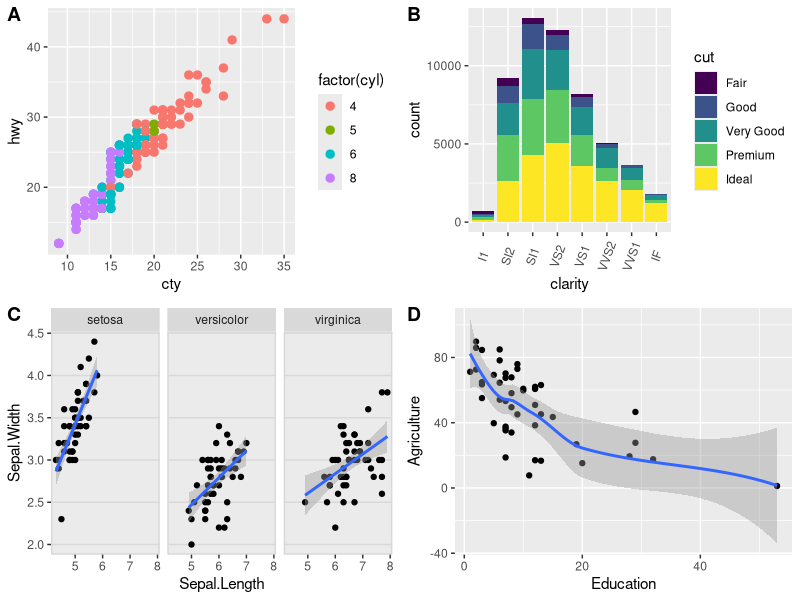
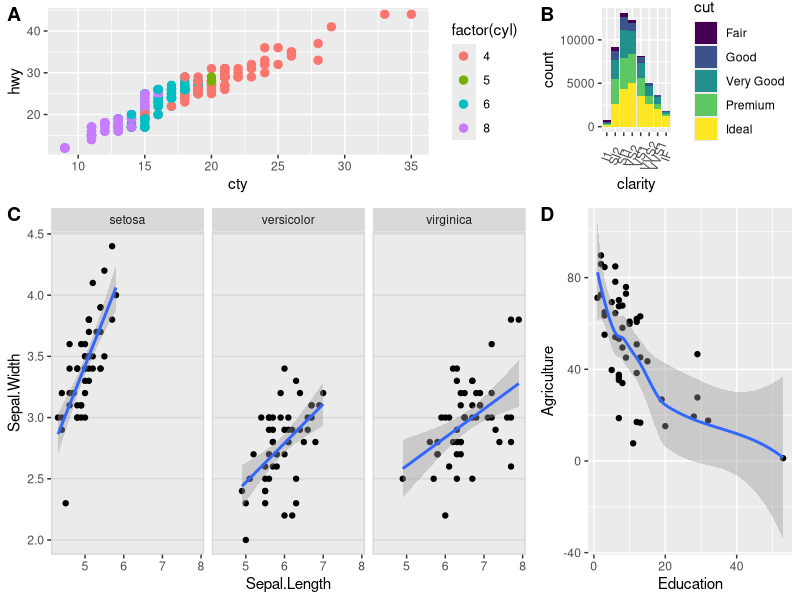
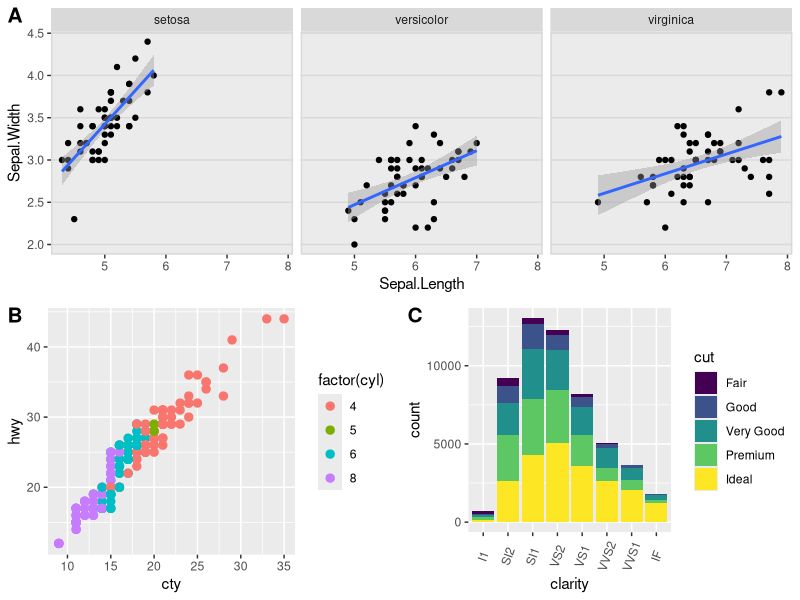
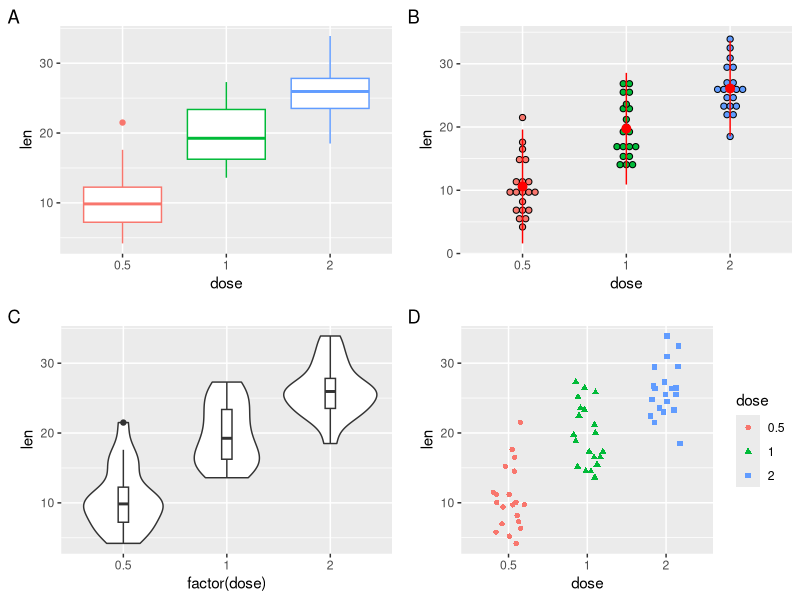
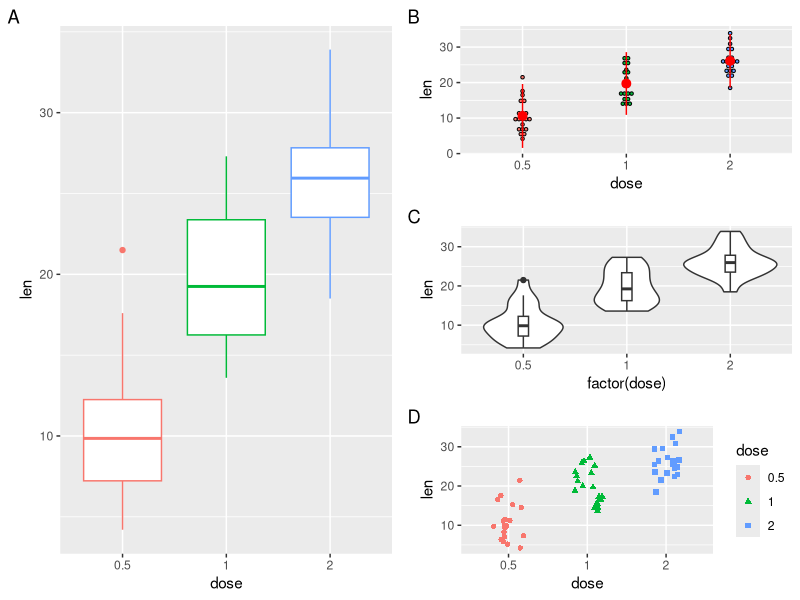
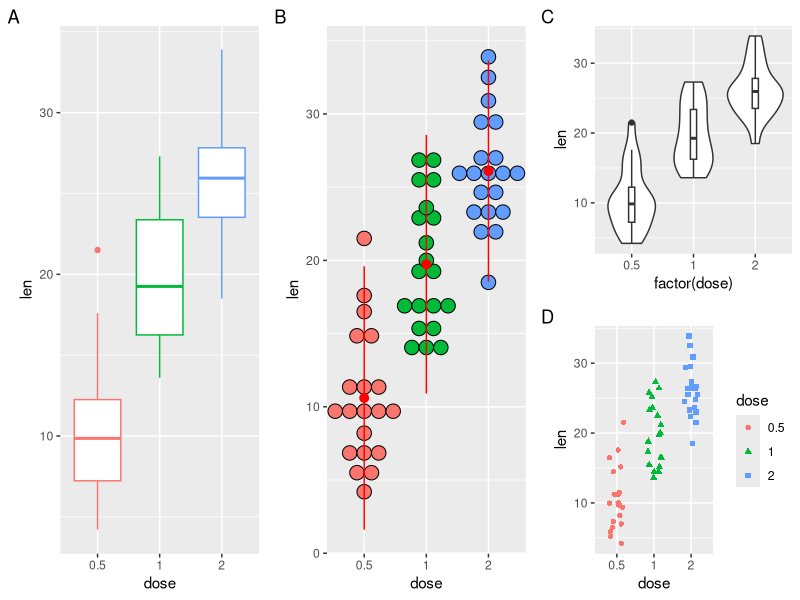
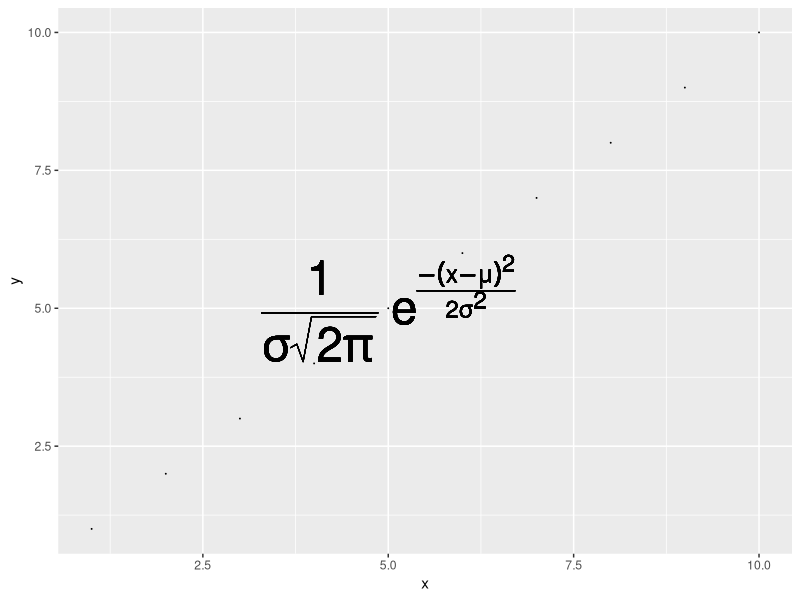
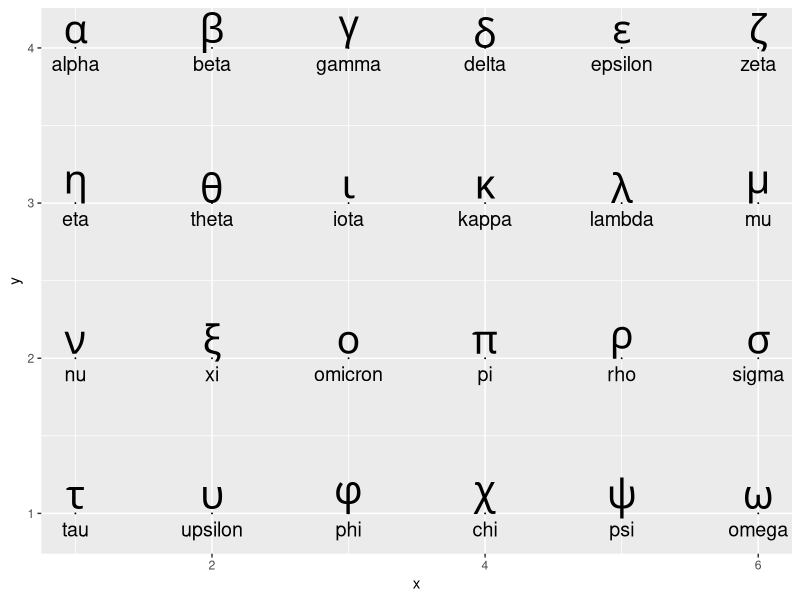

Write the R code that produced these figures, in order.
## ---- chunk 1
if (!require("gridExtra")){ 
  install.packages("gridExtra");
} 

if (!require("cowplot")){ 
  install.packages("cowplot");
} 

library( cowplot );
library( gridExtra );
## ---- chunk 2
library(tidyverse);
plot.hwy <- ggplot(mpg, aes(x = cty, y = hwy, colour = factor(cyl)))+ 
  geom_point(size=2.5)
# Bar plot
plot.dose <- ggplot(diamonds, aes(clarity, fill = cut)) +
  geom_bar() +
  theme(axis.text.x = element_text(angle=70, vjust=0.5))
plot.iris <- ggplot(iris, aes(Sepal.Length, Sepal.Width)) + 
  geom_point() + facet_grid(. ~ Species) + stat_smooth(method = "lm") +
  background_grid(major = 'y', minor = "none") + # add thin horizontal lines 
  panel_border();
plot.swiss <- swiss %>% ggplot(aes(Education, Agriculture)) +
  geom_point() + geom_smooth();
## ---- chunk 3
cowplot::plot_grid(plot.hwy, plot.dose, plot.iris, plot.swiss,
                   labels=c("A", "B", "C", "D"), ncol = 2, nrow = 2)
## ---- chunk 4
cowplot::plot_grid(plot.hwy, plot.dose, plot.iris, plot.swiss,
                   labels=c("A", "B", "C", "D"), ncol = 2, nrow = 2,
                   rel_widths = c(2,1), rel_heights = c(1, 2));
## ---- chunk 5
plot <- 
  ggdraw() +
  draw_plot(plot.iris, x=0, y=.5, width=1, height=.5) +
  draw_plot(plot.hwy, 0, 0, .5, .5) +
  draw_plot(plot.dose, .5, 0, .5, .5) +
  draw_plot_label(c("A", "B", "C"), c(0, 0, 0.5), c(1, 0.5, 0.5), size = 15);
## ---- chunk 6
plot
## ---- chunk 7
library(ggplot2); library("gridExtra");
df <- ToothGrowth
df$dose <- as.factor(df$dose)

bp <- ggplot(df, aes(x=dose, y=len, color=dose)) +
  geom_boxplot() + 
  theme(legend.position = "none") + labs( tag = "A");
dp <- ggplot(df, aes(x=dose, y=len, fill=dose)) +
  geom_dotplot(binaxis='y', stackdir='center')+
  stat_summary(fun.data=mean_sdl, mult=1, 
                 geom="pointrange", color="red")+
   theme(legend.position = "none") + labs( tag = "B")
vp <- ggplot(df, aes(x=factor(dose), y=len)) +
  geom_violin()+
  geom_boxplot(width=0.1) + labs( tag = "C")
sc <- ggplot(df, aes(x=dose, y=len, color=dose, shape=dose)) +
  geom_jitter(position=position_jitter(0.2))+
  theme(legend.position = "none") +
  theme_gray() + labs( tag = "D")
## ---- chunk 8
grid.arrange(bp, dp, vp, sc, ncol=2, nrow =2);
## ---- chunk 9
grid.arrange(bp, dp, vp, sc, ncol = 2, 
             layout_matrix = cbind(c(1,1,1), c(2,3,4)));
## ---- chunk 10
cbind(c(1,1,1), c(2,3,4));
## ---- chunk 11
( laymat = cbind(c(1,1), c(2,2), c(3,4)) );
## ---- chunk 12
grid.arrange(bp, dp, vp, sc, ncol = 3, layout_matrix = laymat);
## ---- chunk 13
eq <- expression(paste(frac(1, sigma*sqrt(2*pi)), " ",
                       plain(e)^{frac(-(x-mu)^2, 2*sigma^2)}));

ggplot( data.frame(x=1:10, y=1:10), aes( x,y ) ) + 
    geom_point( size = 0 ) +
    geom_text(data = NULL, x = 5, y = 5, size = 12,
              label = as.character(eq), parse = TRUE );
## ---- chunk 14
library(ggplot2);
greeks <- c("Alpha", "Beta", "Gamma", "Delta", "Epsilon", "Zeta",
            "Eta", "Theta", "Iota", "Kappa", "Lambda", "Mu",
            "Nu", "Xi", "Omicron", "Pi", "Rho", "Sigma",
            "Tau", "Upsilon", "Phi", "Chi", "Psi", "Omega");

dat <- data.frame( x = rep( 1:6, 4 ), y = rep( 4:1, each = 6), greek = greeks );

plot2 <- 
  ggplot( dat, aes(x=x,y=y) ) + geom_point(size = 0) +
    # 画希腊字符，注意下面两行代码的区别
    geom_text( aes( x, y + 0.1, label = tolower( greek ) ), size = 10, parse = T ) +
    geom_text( aes( x, y - 0.1, label = tolower( greek ) ), size = 5  );
## ---- chunk 15
plot2;
## ---- chunk 16
td <- expand.grid(
    hjust=c(0, 0.5, 1),
    vjust=c(0, 0.5, 1),
    angle=c(0, 45, 90),
    text="text"
)

ggplot(td, aes(x=hjust, y=vjust)) + 
    geom_point() +
    geom_text(aes(label=text, angle=angle, hjust=hjust, vjust=vjust)) + 
    facet_grid(~angle) +
    scale_x_continuous(breaks=c(0, 0.5, 1), expand=c(0, 0.2)) +
    scale_y_continuous(breaks=c(0, 0.5, 1), expand=c(0, 0.2))
## ---- chunk 17
x <- 1.24;
y <- 0.6;

ex <- bquote(.(parse(text=paste( "observed (", "italic(R)^2==", 
                               x,  "^bold(", x, "), n == ", y, ")", 
                               sep = "  " ))) );

ggplot( data.frame(x=1:10, y=1:10), aes( x,y ) ) + geom_point( size = 0 ) +
    geom_text(data = NULL, x = 5, y = 5, size = 8,
              label = as.character(ex), parse = TRUE );
## ---- chunk 18
x_mean <- 1.5;
x_sd <- 1.2;

# 表达式
ex <- substitute(
    paste(X[i], " ~ N(", mu, "=", m, ", ", sigma^2, "=", s2, ")"),
    list(m = x_mean, s2 = x_sd^2)
);

# histogram
ggplot( data.frame( x = rnorm(100, x_mean, x_sd) ), aes( x ) ) +
    geom_histogram( binwidth=0.5 ) +
    ggtitle(ex); ## 为什么不需要 parse = TURE ???? 
## ---- chunk 19
## 作图
ggplot( swiss, aes( x = Education, y = Fertility ) ) +
  geom_point( shape = 20 );

## 分析
with( swiss, cor.test( Education, Fertility  )$estimate );
## ---- chunk 20
m = lm(Fertility ~ Education, swiss);
c = cor.test( swiss$Fertility, swiss$Education );
eq <- substitute( atop( paste( italic(y), " = ",  a + b %.% italic(x), sep = ""),
                        paste( italic(r)^2, " = ", r2, ", ", italic(p)==pvalue, sep = "" ) ),
                      list(a = as.vector( format(coef(m)[1], digits = 2) ),
                           b =  as.vector(  format(coef(m)[2], digits = 2) ),
                           r2 =  as.vector( format(summary(m)$r.squared, digits = 2) ),
                           pvalue =  as.vector( format( c$p.value , digits = 2) ) )
    ); 

eq <- as.character(as.expression(eq));

ggplot(swiss, aes( x = Education,  y = Fertility ) ) +
        geom_point( shape = 20 ) +
        geom_smooth( se = T ) +
        geom_text( data = NULL,
                   aes( x = 30, y = 80, label= eq, hjust = 0, vjust = 1),
                   size = 4, parse = TRUE, inherit.aes=FALSE);
## ---- chunk 21
grades2 <- read_delim( file = "data/talk05/grades2.txt", delim = "\t",
                       quote = "", col_names = T);
knitr::kable( grades2 );
## ---- chunk 22
ggplot( grades2 %>% filter( grade >= 60 ), aes( name ) ) +
  geom_bar();
## ---- chunk 23
## 先做统计
cnt <- grades2 %>% group_by( name ) %>% summarise( cnt = sum( grade >= 60 )  );
ggplot( cnt, aes( x = name, y = cnt ) ) + geom_bar( stat = "identity" );
## ---- chunk 24
ggplot(ToothGrowth, aes(x=factor( dose ), y=len, fill=supp)) +
  geom_boxplot() + scale_fill_brewer( palette = "Paired" ) + theme_classic();
## ---- chunk 25
ggplot(ToothGrowth, aes(x=factor( dose ), y=len, fill=supp)) +
  geom_boxplot() + scale_fill_brewer( palette = "Paired" ) + 
  labs( fill = "Supplement", x = "Dose (mg)" ) + 
  theme( legend.position = "top" )
## ---- chunk 26
grid.arrange(sc + labs(tag = "A"), 
             sc + labs( colour = "Dose (mg)" , tag = "B"),
             sc + labs( shape = "Dose (mg)" , tag = "C"),
             sc + labs( colour = "Dose (mg)", shape = "Dose (mg)", tag = "D"  ),
             ncol=4, nrow =1);
## ---- chunk 27
speabu <-read_tsv( file = "data/talk09/mock_species_abundance.txt"  );
head( speabu );
## ---- chunk 28
ggplot( speabu, aes( x = id, y = abundance, fill = genus ) ) + 
  geom_bar( stat = "identity", position = "stack", color = "black", width = 0.2 );
## ---- chunk 29
speabu$genus <- factor( speabu$genus, levels = rev( c( "Enterobacteriaceae", "Lachnospiraceae", "Bacteroidaceae", "Lactobacillaceae", 
       "Clostridiaceae", "Ruminococcaceae", "Prevotellaceae", "Erysipelotrichaceae", "Streptococcaceae", "Enterococcaceae", "Other" ) ) );
ggplot( speabu, aes( x = id, y = abundance, fill = genus ) ) + 
  geom_bar( stat = "identity", position = "stack", color = "black", width = 0.8 );
## ---- chunk 30
speabu$genus <- reorder( speabu$genus, speabu$abundance, median );
ggplot( speabu, aes( x = id, y = abundance, fill = genus ) ) + 
  geom_bar( stat = "identity", position = "stack", color = "white", width = 0.8 );
## ---- chunk 31
ggplot( speabu, aes( x = id, y = abundance, fill = genus ) ) + 
  geom_bar( stat = "identity", position = "dodge", color = "white", width = 0.8 );
## ---- chunk 32
## 先计算显示位置
speabu <- speabu %>% arrange( id, desc( factor( genus ) ) ) %>% 
  group_by( id ) %>% mutate( ypos = cumsum( abundance ) - abundance / 2 );
## 画图
ggplot( speabu, aes( x = id, y = abundance, fill = genus ) ) + 
  geom_bar( stat = "identity", position = "stack", color = "black", width = 0.8 ) +
  geom_text( aes( y = ypos, label = paste( abundance, "%", sep = "" ) ), color = "white" );
## ---- chunk 33
df2 <- data.frame(supp=rep(c("VC", "OJ"), each=3),
               dose=rep(c("D0.5", "D1", "D2"),2),
              len=c(6.8, 15, 33, 4.2, 10, 29.5))
ggplot( df2, aes(x=factor(dose), y=len, fill=supp)) +
  geom_bar(stat="identity", position=position_dodge())+
  geom_text(aes(label=len), vjust=1.6, color="black",
            position = position_dodge(0.9), size=3.5)
## ---- chunk 34
ggplot(ToothGrowth, aes(x=factor( dose ), y=len, fill=supp)) +
  geom_boxplot()
